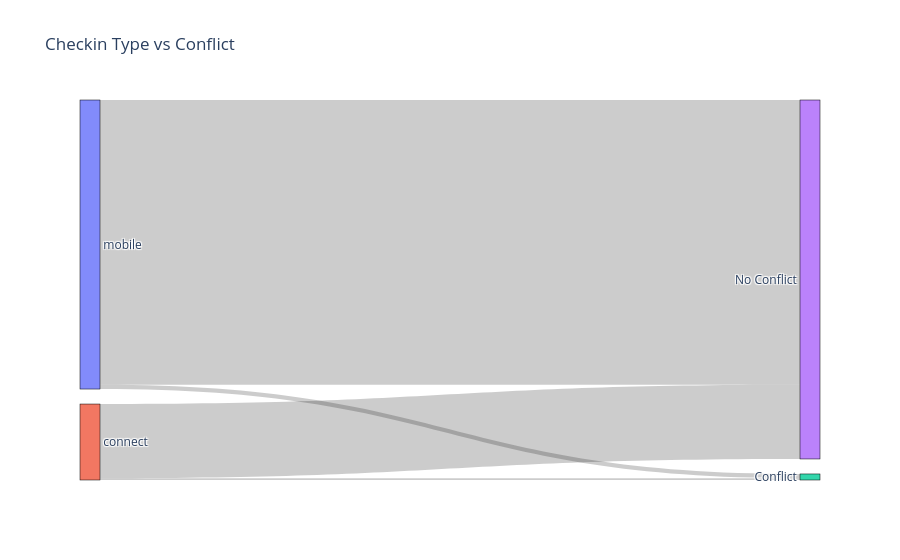

Source (notebook cell):
### Code cell
fig = go.Figure(data=[go.Sankey(
    node=dict(
        pad=15,
        thickness=20,
        line=dict(color="black", width=0.5),
        label=nodes
    ),
    link=dict(
        source=link_counts["source"],
        target=link_counts["target"],
        value=link_counts["count"]
    )
)])

fig.update_layout(title_text="Checkin Type vs Conflict", font_size=12)
fig.show()

### Figure 1 — Plotly figure (JSON) as saved in the notebook; plotly's stock layout.template omitted (floating-point values rounded to 4 significant figures)
{"data": [{"link": {"source": [1, 1, 0, 0], "target": [2, 3, 2, 3], "value": [80, 3322, 190, 12753]}, "node": {"label": ["mobile", "connect", "Conflict", "No Conflict"], "line": {"color": "black", "width": 0.5}, "pad": 15, "thickness": 20}, "type": "sankey"}], "layout": {"font": {"size": 12}, "title": {"text": "Checkin Type vs Conflict"}}}
